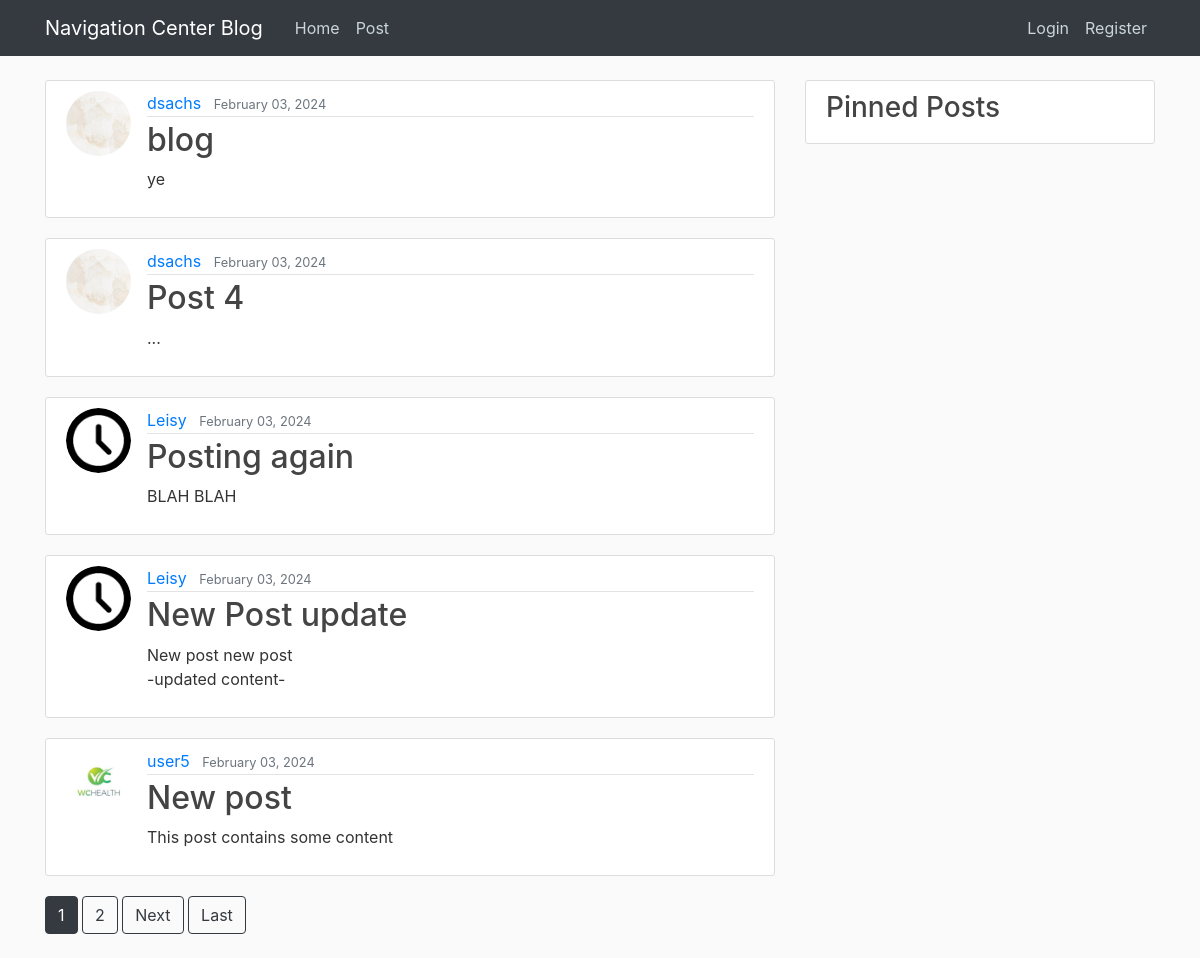
The app's page /, older data.
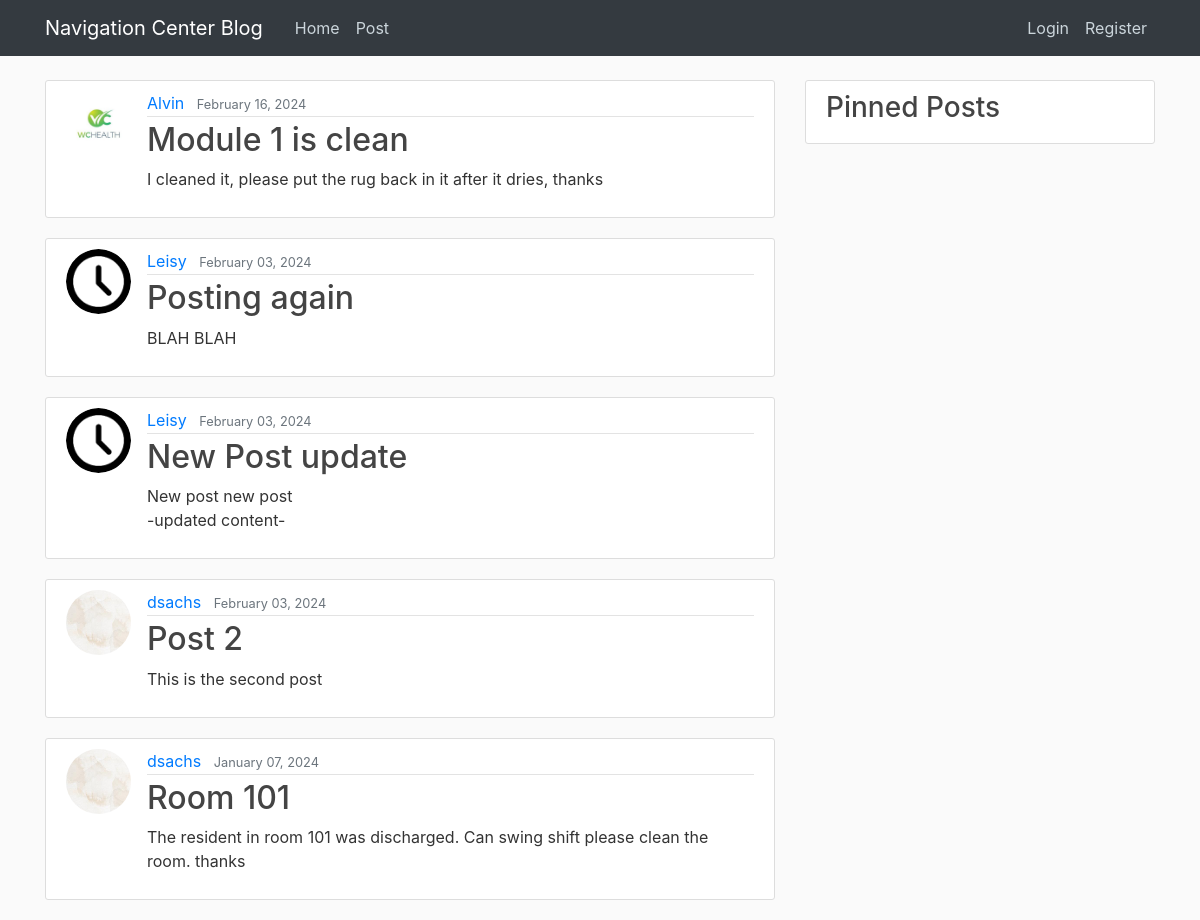
The same page, newer data.
### blog/models.py (models this page shows, shortened)
class Post(models.Model):
    title = models.CharField(max_length=100)
    content = models.TextField()
    date_posted = models.DateTimeField(default=timezone.now)
    author = models.ForeignKey(User, on_delete=models.CASCADE)
    pinned = models.BooleanField(default=False)

### users/models.py (models this page shows, shortened)
class Profile(models.Model):
    user = models.OneToOneField(User, on_delete=models.CASCADE)
    image = models.ImageField(default='default.jpg', upload_to='profile_pics')

### blog/views.py (the view)
# urls.py: path('', PostListView.as_view(), name='blog-home'),
class PostListView(ListView):
    model = Post
    template_name = 'blog/home.html'
    context_object_name = 'posts'
    paginate_by = 5
    def get_queryset(self):
        return Post.objects.all().order_by('-date_posted')
    def get_context_data(self, **kwargs):
        context = super().get_context_data(**kwargs)
        pinned_posts = Post.objects.filter(pinned=True).order_by('-date_posted')
        context['pinned_posts'] = pinned_posts
        return context

### blog/templates/blog/home.html (shortened to what this page needs)
{% extends "blog/base.html" %}
{% block content %}
    {% for post in posts %}
        <article class="media content-section">
            <img class="rounded-circle article-img" src="{{ post.author.profile.image.url }}">
          <div class="media-body">
            <div class="article-metadata">
              <a class="mr-2" href="{% url 'user-posts' post.author.username %}">{{ post.author }}</a>
              <small class="text-muted">{{ post.date_posted|date:"F d, Y" }}</small>
            </div>
            <h2><a class="article-title" href="{% url 'post-detail' post.id %}">{{ post.title }}</a></h2>
            <p class="article-content">{{ post.content|slice:":200" }}</p>
          </div>
        </article>
    {% endfor %}
    {% if is_paginated %}
        {% for num in page_obj.paginator.page_range %}
            {% if page_obj.number == num %}
                <a class="btn btn-dark mb-4" href="?page={{ num }}">{{ num }}</a>
            {% elif num > page_obj.number|add:'-3' and num < page_obj.number|add:'3' %}
                <a class="btn btn-outline-dark mb-4" href="?page={{ num }}">{{ num }}</a>
            {% endif %}
        {% endfor %}
        {% if page_obj.has_next %}
            <a class="btn btn-outline-dark mb-4" href="?page={{ page_obj.next_page_number }}">Next</a>
            <a class="btn btn-outline-dark mb-4" href="?page={{ page_obj.paginator.num_pages }}">Last</a>
        {% endif %}
    {% endif %}
{% endblock %}

Row changes from the older to the newer data that the page shows:
removed Post: author.profile.image (picture), author "dsachs", date_posted "February 03, 2024", title "blog", content "ye"
removed Post: author.profile.image (picture), author "dsachs", date_posted "February 03, 2024", title "Post 4", content "..."
removed Post: author.profile.image (placeholder picture), author "user5", date_posted "February 03, 2024", title "New post", content "This post contains some content"
added Post: author.profile.image (placeholder picture), author "Alvin", date_posted "February 16, 2024", title "Module 1 is clean", content "I cleaned it, please put the rug back in it after it dries, thanks"
now on this page (row unchanged): Post: author.profile.image (picture), author "dsachs", date_posted "February 03, 2024", title "Post 2", content "This is the second post"
now on this page (row edited): Post: author.profile.image (picture), author "dsachs", date_posted "January 07, 2024", title "Room 101", content "The resident in room 101 was discharged. Can swing shift please clean the room. thanks"
Text that changed along with them:
list line gone: "1"
list line gone: "2"
text no longer shown: "Next Last"
